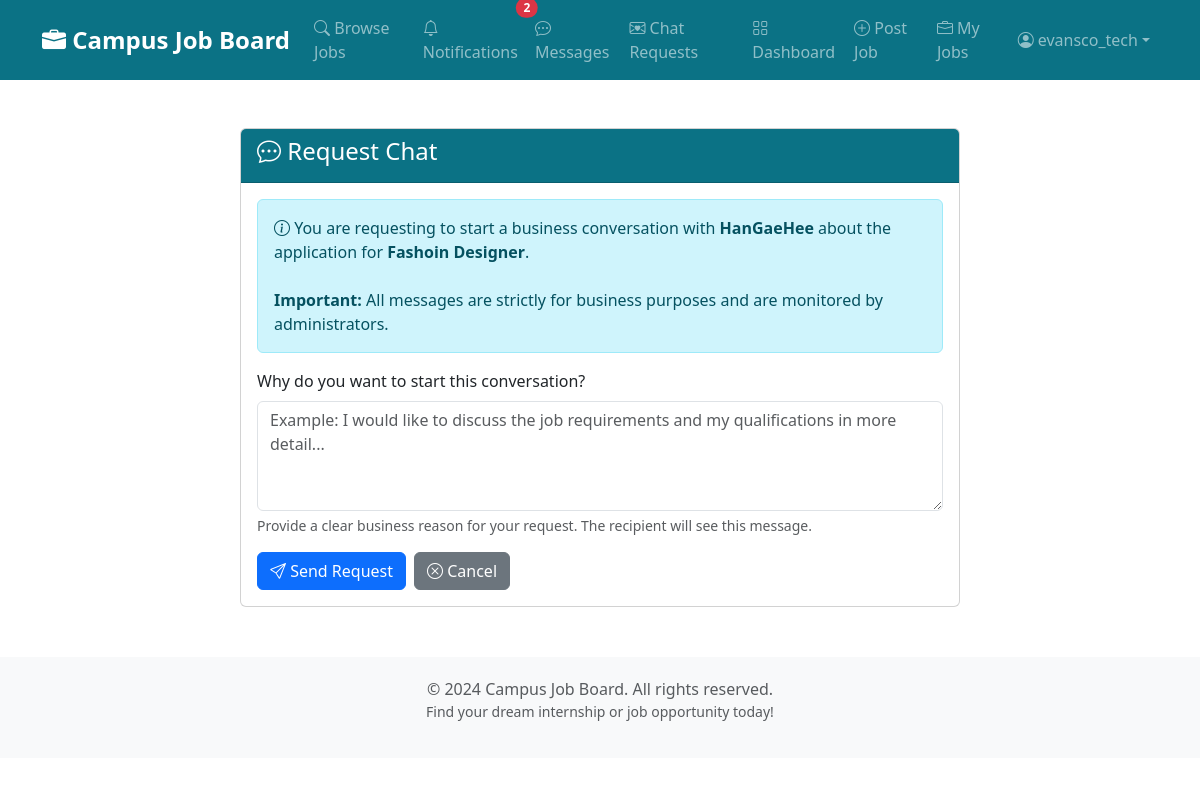
The app's page /messages/request/7/ (signed in) with its own data.
### users/models.py (models this page shows, shortened)
class CustomUser(AbstractUser):
    is_company = models.BooleanField(
        default=False,
        help_text="Designates whether this user is a company/employer")
    id_document = models.FileField(
        upload_to='user_ids/',
        null=True,
        blank=True,
        help_text='Upload an identification document (image or PDF) for verification')
    institution = models.CharField(
        max_length=255,
        help_text='Enter your school or company name for verification',
        null=True,
        blank=True
    )
    PENDING = 'P'
    VERIFIED = 'V'
    REJECTED = 'R'
    VERIFICATION_STATUS_CHOICES = [
        (PENDING, 'Pending'),
        (VERIFIED, 'Verified'),
        (REJECTED, 'Rejected'),
    ]
    verification_status = models.CharField(
        max_length=1,
        choices=VERIFICATION_STATUS_CHOICES,
        default=PENDING,
        help_text='Status of identity verification')
    email_verified = models.BooleanField(
        default=False,
        help_text='Whether the user has verified their email address')
    email_verification_token = models.CharField(
        max_length=6,
        null=True,
        blank=True,
        help_text='Temporary token for email verification')
    phone_number = models.CharField(
        max_length=20,
        null=True,
        blank=True,
        unique=False,
        help_text='Phone number in international format, e.g. +14155552671')
    phone_verified = models.BooleanField(
        default=False,
        help_text='Whether the user has verified their phone number')

### jobs/models.py (models this page shows, shortened)
class Application(models.Model):
    PENDING = 'P'
    ACCEPTED = 'A'
    REJECTED = 'R'
    STATUS_CHOICES = [
        (PENDING, 'Pending'),
        (ACCEPTED, 'Accepted'),
        (REJECTED, 'Rejected'),
    ]
    job = models.ForeignKey(JobPost,
                            on_delete=models.CASCADE,
                            related_name='applications')
    applicant = models.ForeignKey(settings.AUTH_USER_MODEL,
                                  on_delete=models.CASCADE,
                                  limit_choices_to={'is_company': False},
                                  related_name='job_applications')
    cover_letter = models.TextField(
        help_text="Why you're interested in this position")
    cv = models.FileField(upload_to='applications/cv/',
                          null=True,
                          blank=True,
                          help_text="Upload your CV/Resume (PDF, DOC, DOCX)")
    transcript = models.FileField(
        upload_to='applications/transcripts/',
        null=True,
        blank=True,
        help_text="Upload your academic transcript (PDF)")
    certificate = models.FileField(
        upload_to='applications/certificates/',
        null=True,
        blank=True,
        help_text="Upload any relevant certificates (PDF)")
    other_document = models.FileField(
        upload_to='applications/other/',
        null=True,
        blank=True,
        help_text="Upload any other supporting document")
    date_applied = models.DateTimeField(default=timezone.now)
    status = models.CharField(max_length=1,
                              choices=STATUS_CHOICES,
                              default=PENDING)
    company_unread = models.BooleanField(
        default=True,
        help_text="Whether the company has an unread notification for this application")
    applicant_unread = models.BooleanField(
        default=False,
        help_text="Whether the applicant has an unread notification for status updates")
    class Meta:
        ordering = ['-date_applied']
        unique_together = [['job', 'applicant']]
        indexes = [
            models.Index(fields=['-date_applied']),
            models.Index(fields=['status']),
        ]

class JobPost(models.Model):
    FULL_TIME = 'FT'
    PART_TIME = 'PT'
    INTERNSHIP = 'INT'
    CONTRACT = 'CON'
    JOB_TYPE_CHOICES = [
        (FULL_TIME, 'Full Time'),
        (PART_TIME, 'Part Time'),
        (INTERNSHIP, 'Internship'),
        (CONTRACT, 'Contract'),
    ]
    IT = 'IT'
    MARKETING = 'MKT'
    FINANCE = 'FIN'
    SALES = 'SLS'
    HR = 'HR'
    ENGINEERING = 'ENG'
    EDUCATION = 'EDU'
    HEALTHCARE = 'HLT'
    MEDIA = 'MED'
    LAW = 'LAW'
    CONSTRUCTION = 'CON'
    CUSTOMER_SERVICE = 'CS'
    ARCHITECTURE = 'ARC'
    ACCOUNTING = 'ACC'
    OTHER = 'OTH'
    CATEGORY_CHOICES = [
        (IT, 'IT & Software'),
        (FINANCE, 'Finance & Accounting'),
        (ACCOUNTING, 'Accounting'),
        (MARKETING, 'Marketing & Sales'),
        (SALES, 'Sales'),
        (EDUCATION, 'Education & Training'),
        (ENGINEERING, 'Engineering'),
        (ARCHITECTURE, 'Architecture'),
        (HEALTHCARE, 'Healthcare & Medicine'),
        (MEDIA, 'Media & Design'),
        (HR, 'Human Resources'),
        (LAW, 'Law & Administration'),
        (CONSTRUCTION, 'Construction & Real Estate'),
        (CUSTOMER_SERVICE, 'Customer Service'),
        (OTHER, 'Others'),
    ]
    CURRENCY_CHOICES = [
        ('USD', 'USD - US Dollar'),
        ('GHS', 'GHS - Ghanaian Cedi'),
        ('EUR', 'EUR - Euro'),
        ('GBP', 'GBP - British Pound'),
        ('NGN', 'NGN - Nigerian Naira'),
        ('KES', 'KES - Kenyan Shilling'),
        ('ZAR', 'ZAR - South African Rand'),
        ('CAD', 'CAD - Canadian Dollar'),
        ('AUD', 'AUD - Australian Dollar'),
    ]
    title = models.CharField(max_length=200)
    company = models.ForeignKey(settings.AUTH_USER_MODEL,
                                on_delete=models.CASCADE,
                                limit_choices_to={'is_company': True},
                                related_name='job_posts')
    description = models.TextField(help_text="Detailed job description")
    requirements = models.TextField(
        help_text="Required qualifications and skills")
    location = models.CharField(max_length=200)
    latitude = models.DecimalField(
        max_digits=9,
        decimal_places=6,
        null=True,
        blank=True,
        help_text="Latitude for live location (optional, requires user permission)"
    )
    longitude = models.DecimalField(
        max_digits=9,
        decimal_places=6,
        null=True,
        blank=True,
        help_text="Longitude for live location (optional, requires user permission)"
    )
    category = models.CharField(max_length=3,
                                choices=CATEGORY_CHOICES,
                                default=IT)
    job_type = models.CharField(max_length=3,
                                choices=JOB_TYPE_CHOICES,
                                default=FULL_TIME)
    date_posted = models.DateTimeField(default=timezone.now)
    deadline = models.DateTimeField(help_text="Application deadline (date and time)")
    salary = models.DecimalField(max_digits=10,
                                 decimal_places=2,
                                 null=True,
                                 blank=True,
                                 help_text="Salary range (optional)")
    currency = models.CharField(max_length=3,
                                choices=CURRENCY_CHOICES,
                                default='USD',
                                help_text="Currency for salary")
    image = models.ImageField(
        upload_to='job_images/',
        null=True,
        blank=True,
        help_text="Optional image for the job posting")
    is_approved = models.BooleanField(
        default=False, help_text="Whether this job post is approved by admin")
    class Meta:
        ordering = ['-date_posted']
        indexes = [
            models.Index(fields=['-date_posted']),
            models.Index(fields=['category']),
            models.Index(fields=['job_type']),
        ]

### messaging/views.py (the view, shortened to what this page needs)
# urls.py: path('request/<int:application_id>/', views.request_chat, name='request_chat'),
@login_required
def request_chat(request, application_id):
    application = get_object_or_404(Application, pk=application_id)
    if request.user == application.applicant:
        recipient = application.job.company
    elif request.user == application.job.company:
        recipient = application.applicant
    else:
        messages.error(request, "You are not authorized to request chat for this application.")
        return redirect('jobs:job_detail', pk=application.job.pk)
    existing_request = ChatRequest.objects.filter(
        application=application,
        requester=request.user,
        recipient=recipient
    ).first()
    return render(request, 'messaging/request_chat.html', {
        'application': application,
        'recipient': recipient
    })

### messaging/templates/messaging/request_chat.html (shortened to what this page needs)
{% extends 'base.html' %}
{% block content %}
<div class="container">
    <div class="row justify-content-center">
        <div class="col-md-8">
            <div class="card">
                <div class="card-header bg-primary text-white">
                    <h4><i class="bi bi-chat-dots"></i> Request Chat</h4>
                </div>
                <div class="card-body">
                    <div class="alert alert-info">
                        <i class="bi bi-info-circle"></i> You are requesting to start a business conversation with <strong>{{ recipient.username }}</strong> about the application for <strong>{{ application.job.title }}</strong>.
                        <br><br>
                        <strong>Important:</strong> All messages are strictly for business purposes and are monitored by administrators.
                    </div>
                    <form method="post">
                        <div class="mb-3">
                            <label for="message" class="form-label">Why do you want to start this conversation?</label>
                            <textarea name="message" id="message" class="form-control" rows="4" required
                                placeholder="Example: I would like to discuss the job requirements and my qualifications in more detail..."></textarea>
                            <div class="form-text">
                                Provide a clear business reason for your request. The recipient will see this message.
                            </div>
                        </div>
                        <div class="d-flex gap-2">
                            <button type="submit" class="btn btn-primary">
                                <i class="bi bi-send"></i> Send Request
                            </button>
                            <a href="{% url 'jobs:job_detail' application.job.pk %}" class="btn btn-secondary">
                                <i class="bi bi-x-circle"></i> Cancel
                            </a>
                        </div>
                    </form>
                </div>
            </div>
        </div>
    </div>
</div>
{% endblock %}

### templates/base.html (shortened to what this page needs)
<!DOCTYPE html>
<html lang="en">
<head>
    <link href="https://cdn.jsdelivr.net/npm/bootstrap@5.3.0/dist/css/bootstrap.min.css" rel="stylesheet">
    <link rel="stylesheet" href="https://cdn.jsdelivr.net/npm/bootstrap-icons@1.10.0/font/bootstrap-icons.css">
</head>
<body>
    <nav class="navbar navbar-expand-lg navbar-dark bg-primary">
        <div class="container">
            <a class="navbar-brand" href="{% url 'jobs:landing' %}">
                <i class="bi bi-briefcase-fill"></i> Campus Job Board
            </a>
            <div class="collapse navbar-collapse" id="navbarNav">
                <ul class="navbar-nav me-auto">
                    <li class="nav-item">
                        <a class="nav-link" href="{% url 'jobs:job_list' %}">
                            <i class="bi bi-search"></i>
                            <span class="d-none d-lg-inline"> Browse Jobs</span>
                        </a>
                    </li>
                    {% if user.is_authenticated and user.is_superuser %}
                    <li class="nav-item">
                        <a class="nav-link position-relative" href="{% url 'notifications:list' %}">
                            <i class="bi bi-bell"></i>
                            <span class="d-none d-lg-inline"> Notifications</span>
                            {% if notification_count %}
                                <span class="position-absolute top-0 start-100 translate-middle badge rounded-pill bg-danger">
                                    {{ notification_count }}
                                </span>
                            {% endif %}
                        </a>
                    </li>
                    <li class="nav-item">
                        <a class="nav-link" href="{% url 'jobs:admin_dashboard' %}">
                            <i class="bi bi-speedometer2"></i>
                            <span class="d-none d-lg-inline"> Admin Dashboard</span>
                        </a>
                    </li>
                    <li class="nav-item">
                        <a class="nav-link" href="{% url 'messaging:admin_monitor' %}">
                            <i class="bi bi-shield-check"></i>
                            <span class="d-none d-lg-inline"> Monitor Chats</span>
                        </a>
                    </li>
                    {% elif user.is_authenticated and user.verification_status == 'V' %}
                    <li class="nav-item">
                        <a class="nav-link position-relative" href="{% url 'notifications:list' %}">
                            <i class="bi bi-bell"></i>
                            <span class="d-none d-lg-inline"> Notifications</span>
                            {% if notification_count %}
                                <span class="position-absolute top-0 start-100 translate-middle badge rounded-pill bg-danger">
                                    {{ notification_count }}
                                </span>
                            {% endif %}
                        </a>
                    </li>
                    <li class="nav-item">
                        <a class="nav-link" href="{% url 'messaging:conversations' %}">
                            <i class="bi bi-chat-dots"></i>
                            <span class="d-none d-lg-inline"> Messages</span>
                        </a>
                    </li>
                    <li class="nav-item">
                        <a class="nav-link" href="{% url 'messaging:chat_requests' %}">
                            <i class="bi bi-envelope-heart"></i>
                            <span class="d-none d-lg-inline"> Chat Requests</span>
                        </a>
                    </li>
                    {% if user.is_company %}
                    <li class="nav-item">
                        <a class="nav-link" href="{% url 'jobs:company_dashboard' %}">
                            <i class="bi bi-grid"></i>
                            <span class="d-none d-lg-inline"> Dashboard</span>
                        </a>
                    </li>
                    <li class="nav-item">
                        <a class="nav-link" href="{% url 'jobs:create_job' %}">
                            <i class="bi bi-plus-circle"></i>
                            <span class="d-none d-lg-inline"> Post Job</span>
                        </a>
                    </li>
                    <li class="nav-item">
                        <a class="nav-link" href="{% url 'jobs:my_jobs' %}">
                            <i class="bi bi-briefcase"></i>
                            <span class="d-none d-lg-inline"> My Jobs</span>
                        </a>
                    </li>
                    {% endif %}
                    {% endif %}
                </ul>
                <ul class="navbar-nav">
                    {% if user.is_authenticated %}
                    <li class="nav-item dropdown">
                        <a class="nav-link dropdown-toggle d-flex align-items-center" href="#" role="button" data-bs-toggle="dropdown">
                            <i class="bi bi-person-circle me-1"></i>
                            <span class="d-none d-lg-inline">{{ user.username }}</span>
                        </a>
                    </li>
                    {% endif %}
                </ul>
            </div>
        </div>
    </nav>
    <main class="container my-5">
        {% block content %}
        {% endblock %}
    </main>
    <footer class="text-center text-muted">
        <div class="container">
            <p class="mb-0">&copy; 2024 Campus Job Board. All rights reserved.</p>
            <p class="small">Find your dream internship or job opportunity today!</p>
        </div>
    </footer>
</body>
</html>

### records on screen
CustomUser: username "evansco_tech"
CustomUser: username "HanGaeHee"
Application: job "Fashoin Designer"

### other values on screen
{{ notification_count }} "2"
